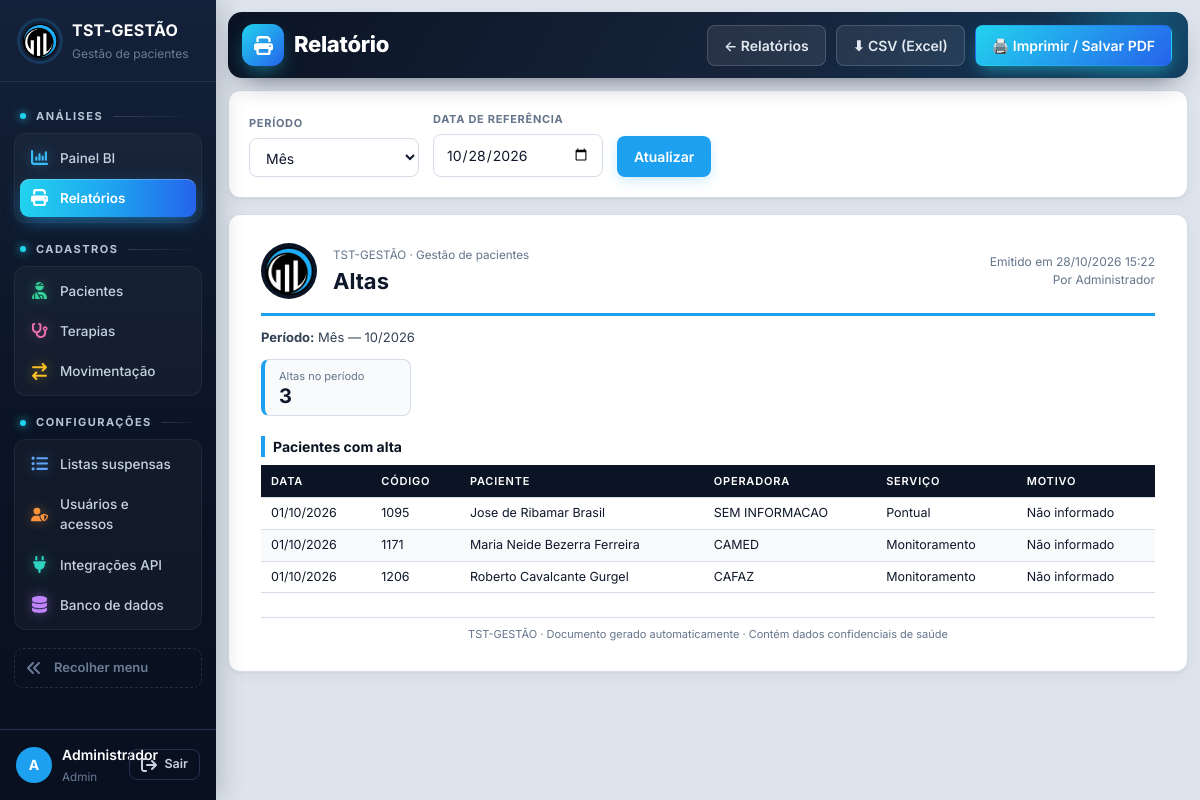
/relatorios/altas (signed in), run on the app's committed database.
### tables this page shows
CREATE TABLE usuarios (
    id INTEGER PRIMARY KEY AUTOINCREMENT,
    usuario TEXT NOT NULL UNIQUE COLLATE NOCASE,
    nome TEXT NOT NULL,
    senha_hash TEXT NOT NULL,
    nivel TEXT NOT NULL DEFAULT 'consulta',
    ativo INTEGER NOT NULL DEFAULT 1,
    trocar_senha INTEGER NOT NULL DEFAULT 0
);

CREATE TABLE pacientes (
    id INTEGER PRIMARY KEY AUTOINCREMENT,
    codigo TEXT NOT NULL UNIQUE,
    nome TEXT NOT NULL,
    nascimento TEXT,
    sexo TEXT,
    bairro TEXT,
    cidade TEXT,
    operadora TEXT,
    diagnostico TEXT,
    complexidade TEXT,
    servico TEXT,
    data_admissao TEXT,
    data_alta TEXT,
    motivo_alta TEXT
, endereco TEXT, telefone TEXT);

CREATE TABLE movimentacao (
    id INTEGER PRIMARY KEY AUTOINCREMENT,
    data TEXT NOT NULL,
    codigo_paciente TEXT NOT NULL,
    evento TEXT NOT NULL,
    motivo TEXT
);

### tst_gestao/app.py (the view)
    @app.route("/relatorios/<slug>")
    def relatorio(slug):
        if slug not in rel.REL:
            abort(404)
        dados = rel.gerar(slug, request.args)
        if request.args.get("formato") == "csv":
            nome = f"tst-{slug}-{dados['gerado_em']:%Y%m%d}.csv"
            return Response(rel.para_csv(dados), mimetype="text/csv", headers={"Content-Disposition": f'attachment; filename="{nome}"'})
        return render_template("relatorio.html", ativa="relatorios", d=dados, periodos=rel.PERIODOS, situacoes=rel.SITUACOES)

### tst_gestao/banco.py (called while the page is built, shortened)
def cfg_padrao() -> dict:
    return {"motor": "sqlite"}

def ler_config() -> dict:
    env = os.environ.get("TST_DB_MOTOR")
    if env == "sqlite":
        return cfg_padrao()
    try:
        mtime = CONFIG_PATH.stat().st_mtime_ns
    except OSError:
        return cfg_padrao()

def abrir(cfg: dict | None = None, *, banco_mestre: bool = False) -> Conexao:
    cfg = cfg or ler_config()
    motor = cfg.get("motor", "sqlite")
    if motor == "sqlite":
        arquivo = Path(cfg.get("arquivo") or DB_PATH)
        arquivo.parent.mkdir(parents=True, exist_ok=True)
        raw = sqlite3.connect(arquivo, timeout=15)
        raw.row_factory = sqlite3.Row
        raw.execute("PRAGMA foreign_keys = ON")
        return Conexao(raw, "sqlite")

def conectar() -> Conexao:
    return abrir(ler_config())

    def execute(self, sql: str, params=()):
        if self.motor == "sqlite":
            return self.raw.execute(sql, params)
        return Cursor(self).executar(sql, params)

    def commit(self):
        self.raw.commit()

    def close(self):
        try:
            self.raw.close()
        except Exception:
            pass

    def __enter__(self):
        return self

    def __exit__(self, tipo, valor, tb):
        try:
            self.rollback() if tipo else self.commit()
        finally:
            self.close()
        return False

### tst_gestao/bi.py (called while the page is built)
def _parse(value: str | None, fallback: date) -> date:
    try:
        return datetime.strptime(value or "", "%Y-%m-%d").date()
    except ValueError:
        return fallback

def _periodos(ref: date) -> dict[str, tuple[str, str]]:
    d = ref.isoformat()
    m = ref.strftime("%Y-%m")
    return {"dia": (d, d), "mes": (m + "-01", m + "-31"), "ano": (f"{ref.year}-01-01", f"{ref.year}-12-31")}

### tst_gestao/db.py (called while the page is built)
def connect() -> Conexao:
    return conectar()

### tst_gestao/relatorios.py (called while the page is built)
def br(v) -> str:
    try:
        return datetime.strptime(v or "", "%Y-%m-%d").strftime("%d/%m/%Y")
    except ValueError:
        return v or "—"

def val(v) -> str:
    return "—" if v is None or v == "" else v

def periodo_txt(ref: date, periodo: str) -> str:
    return {"dia": ref.strftime("%d/%m/%Y"), "mes": ref.strftime("%m/%Y"), "ano": str(ref.year)}[periodo]

def _filtro_periodo(p) -> list:
    return [("Período", f"{PERIODOS[p['periodo']]} — {periodo_txt(p['ref'], p['periodo'])}")]

def gerar(slug: str, args) -> dict:
    meta = REL[slug]
    p = parametros(args)
    dados = meta["fn"](p)
    return {**dados, "slug": slug, "titulo": meta["titulo"], "meta": meta, "params": p, "gerado_em": datetime.now()}

### tst_gestao/templates/relatorio.html (shortened to what this page needs)
{% extends "base.html" %}
{% set f = d.meta.filtros %}
{% block cabecalho %}Relatório{% endblock %}
{% block acoes %}
<a class="btn ghost" href="{{ url_for('relatorios') }}">← Relatórios</a>
<a class="btn ghost" href="{{ url_for('relatorio', slug=d.slug, formato='csv', **request.args) }}">⬇ CSV (Excel)</a>
<button class="btn primary" type="button" onclick="window.print()">🖨️ Imprimir / Salvar PDF</button>
{% endblock %}
{% block conteudo %}
{% if f %}
<form class="card rel-filtros no-print" method="get">
  {% if 'periodo' in f %}
  <label>Período<select name="periodo">{% for k, v in periodos.items() %}<option value="{{ k }}" {{ 'selected' if k == d.params.periodo }}>{{ v }}</option>{% endfor %}</select></label>
  <label>Data de referência<input type="date" name="ref" value="{{ d.params.ref.isoformat() }}"></label>
  {% endif %}
  <button class="btn primary" type="submit">Atualizar</button>
</form>
{% endif %}
<article class="folha">
  <header class="folha-topo">
    <img src="{{ url_for('static', filename='logo.png') }}" alt="TST">
    <div class="folha-tit"><small>TST-GESTÃO · Gestão de pacientes</small><h2>{{ d.titulo }}</h2></div>
    <div class="folha-meta">Emitido em {{ d.gerado_em.strftime('%d/%m/%Y %H:%M') }}<br>Por {{ usuario['nome'] }}</div>
  </header>
  <div class="folha-filtros">{% for k, v in d.filtros %}<span><b>{{ k }}:</b> {{ v }}</span>{% endfor %}</div>
  <div class="kpis">{% for k, v in d.resumo %}<div class="kpi"><small>{{ k }}</small><strong>{{ v }}</strong></div>{% endfor %}</div>
  {% for s in d.secoes %}
  <section class="folha-sec">
    <h3>{{ s.titulo }}</h3><div class="rel-scroll">
    <table class="rel-tab{{ ' compacta' if s.rodape }}">
      <thead><tr>{% for c in s.colunas %}{% set v = s.linhas[0][loop.index0] if s.linhas else '' %}<th{% if v is number or (v is string and (v[-1:] == '%' or v[:2] == 'R$')) %} class="num"{% endif %}>{{ c }}</th>{% endfor %}</tr></thead>
      <tbody>
      {% for l in s.linhas %}<tr>{% for c in l %}<td{% if c is number or (c is string and (c[-1:] == '%' or c[:2] == 'R$')) %} class="num"{% endif %}>{{ c }}</td>{% endfor %}</tr>
      {% else %}<tr><td colspan="{{ s.colunas|length }}" class="vazio">Nenhum registro encontrado.</td></tr>{% endfor %}
      </tbody>
    </table></div>
  </section>
  {% endfor %}
  <footer class="folha-rodape">TST-GESTÃO · Documento gerado automaticamente · Contém dados confidenciais de saúde</footer>
</article>
{% endblock %}

### tst_gestao/templates/base.html (shortened to what this page needs)
<!doctype html>
<html lang="pt-BR">
<head>
<link rel="stylesheet" href="{{ url_for('static', filename='app.css') }}">
</head>
<body>
{% set COR_IC = {'bi': '#38bdf8', 'relatorios': '#a78bfa', 'pacientes': '#34d399', 'terapias': '#f472b6', 'movimentacao': '#fbbf24', 'listas': '#60a5fa', 'usuarios': '#fb923c', 'integracoes': '#2dd4bf', 'banco': '#c084fc'} %}
{% macro item(rota, chave, icone, texto) %}<a href="{{ rota }}" class="{{ 'on' if ativa == chave }}" data-tip="{{ texto }}" style="--ic:{{ COR_IC.get(icone, '#94a3b8') }}"><svg class="ic"><use href="#i-{{ icone }}"/></svg><span class="tx">{{ texto }}</span></a>{% endmacro %}
{% set grupo = {'dashboard': 'Análises', 'relatorios': 'Análises', 'pacientes': 'Cadastros', 'terapias': 'Cadastros', 'movimentacao': 'Cadastros',
  'listas': 'Configurações', 'usuarios': 'Configurações', 'integracoes': 'Configurações', 'banco': 'Configurações', 'perfil': 'Minha conta'} %}
<aside class="sidebar">
  <div class="brand"><img src="{{ url_for('static', filename='logo.png') }}" alt="TST"><div class="tx"><strong>TST-GESTÃO</strong><small>Gestão de pacientes</small></div></div>
  <nav>
    <span class="nav-sec">Análises</span>
    <div class="nav-grupo">
    {{ item(url_for('index'), 'dashboard', 'bi', 'Painel BI') }}
    {{ item(url_for('relatorios'), 'relatorios', 'relatorios', 'Relatórios') }}
    </div>
    <span class="nav-sec">Cadastros</span>
    <div class="nav-grupo">
    {{ item(url_for('cadastro', ent='pacientes'), 'pacientes', 'pacientes', 'Pacientes') }}
    {{ item(url_for('cadastro', ent='terapias'), 'terapias', 'terapias', 'Terapias') }}
    {{ item(url_for('cadastro', ent='movimentacao'), 'movimentacao', 'movimentacao', 'Movimentação') }}
    </div>
    {% if nivel >= 3 %}<span class="nav-sec">Configurações</span>
    <div class="nav-grupo">
    {{ item(url_for('listas'), 'listas', 'listas', 'Listas suspensas') }}
    {% if nivel >= 4 %}{{ item(url_for('usuarios'), 'usuarios', 'usuarios', 'Usuários e acessos') }}
    {{ item(url_for('integracoes'), 'integracoes', 'integracoes', 'Integrações API') }}
    {{ item(url_for('pagina_banco'), 'banco', 'banco', 'Banco de dados') }}{% endif %}
    </div>{% endif %}
    <button type="button" class="recolher" id="btn-recolher" data-tip="Expandir menu"><svg class="ic"><use href="#i-recolher"/></svg><span class="tx">Recolher menu</span></button>
  </nav>
  <div class="userbox">
    <a href="{{ url_for('perfil') }}" class="{{ 'on' if ativa == 'perfil' }}" title="Meu perfil"><span class="avatar">{{ usuario['nome'][:1]|upper }}</span><span class="tx"><b>{{ usuario['nome'] }}</b><small>{{ usuario['nivel']|capitalize }}</small></span></a>
    <form method="post" action="{{ url_for('logout') }}"><input type="hidden" name="csrf_token" value="{{ csrf_token }}"><button class="btn ghost sm" type="submit" title="Sair do sistema"><svg class="ic"><use href="#i-sair"/></svg><span class="tx">Sair</span></button></form>
  </div>
</aside>
<main class="content">
  {% set ic_pag = {'dashboard': 'bi', 'perfil': 'perfil'}.get(ativa, ativa) %}
  {% block topo %}<header class="bi-topo topo-pag"><div class="bt-tit"><i class="bt-ic"><svg class="ic"><use href="#i-{{ ic_pag or 'bi' }}"/></svg></i><span class="bt-trilha">{% block trilha %}{{ grupo.get(ativa, 'TST-GESTÃO') }}{% endblock %} <b>›</b></span><h1>{% block cabecalho %}{% endblock %}</h1></div><div class="actions">{% block acoes %}{% endblock %}</div></header>{% endblock %}
  {% block conteudo %}{% endblock %}
</main>
</body>
</html>

### data on the page
usuarios: nome "A", nome "Administrador", nivel "Admin"
pacientes: l "01/10/2026" "Não informado", nome "Jose de Ribamar Brasil", operadora "SEM INFORMACAO", servico "Pontual"
movimentacao: codigo_paciente "1095"
pacientes: l "01/10/2026" "Não informado", nome "Maria Neide Bezerra Ferreira", operadora "CAMED", servico "Monitoramento"
movimentacao: codigo_paciente "1171"
pacientes: l "01/10/2026" "Não informado", nome "Roberto Cavalcante Gurgel", operadora "CAFAZ", servico "Monitoramento"
movimentacao: codigo_paciente "1206"

### other printed values
{{ texto }} "Painel BI Relatórios Pacientes Terapias Movimentação Listas suspensas Usuários e acessos Integrações API Banco de dados"
{{ d.titulo }} "Altas"
{{ d.gerado_em.strftime('%d/%m/%Y %H:%M') }} "28/10/2026 15:22"
{{ k }} "Período"
{{ v }} "Mês — 10/2026"
{{ k }} "Altas no período"
{{ v }} "3"
{{ s.titulo }} "Pacientes com alta"
{{ c }} "DATA" "CÓDIGO" "PACIENTE" "OPERADORA" "SERVIÇO" "MOTIVO"
form field periodo "Mês"
